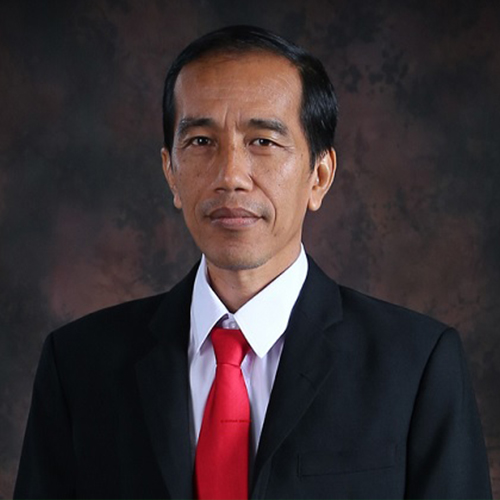
#> input picture Test/1.jpg, 500 x 500 px, given as the content of the folder Train, which was not available
$ python ProjectComputerVision.py
#> lines starting #> are read from the running program, lines starting #| are printed output that depends on the picture; after the words box and inside, x2 and y2 are one past the last pixel; in counts of white or black regions, pixels touching at a corner belong together; pictures that were not available may be replaced by others from this repository, and a replacement may not be noted
import os
import cv2
import numpy as np

def get_path_list(root_path):
    '''
        To get a list of path directories from root path

        Parameters
        ----------
        root_path : str
            Location of root directory

        Returns
        -------
        list
            List containing the names of the sub-directories in the
            root directory
    '''

    names = os.listdir(root_path)
    return names


def get_class_id(root_path, train_names):
    '''
        To get a list of train images and a list of image classes id

        Parameters
        ----------
        root_path : str
            Location of images root directory
        train_names : list
            List containing the names of the train sub-directories

        Returns
        -------
        list
            List containing all image in the train directories
        list
            List containing all image classes id
    '''
#> called with root_path = 'Train'

    image_list = []
    class_ids = []
    for id, person_name in enumerate(train_names):
        person_dir = root_path + "/" + person_name
        for person_img_sample in os.listdir(person_dir):
            img = cv2.imread(person_dir + "/" + person_img_sample)
#> img is the input picture: shape (500, 500, 3); mean B, G, R 50.5, 47.5, 57.8
            h, w, _ = img.shape
#> h = 500; w = 500
            ratio = 800 / w
#> ratio = 1.6
            new_h = h * ratio
#> new_h = 800
            img = cv2.resize(img, (800, int(new_h)))
#> img: shape (800, 800, 3)
            image_list.append(img)
            class_ids.append(id)
            # print(person_dir + "/" + person_img_sample, id)

    return image_list, class_ids


def detect_faces_and_filter(image_list, image_classes_list=None):
    '''
        To detect a face from given image list and filter it if the face on
        the given image is less than one

        Parameters
        ----------
        image_list : list
            List containing all loaded images
        image_classes_list : list, optional
            List containing all image classes id

        Returns
        -------
        list
            List containing all filtered and cropped face images in grayscale
        list
            List containing all filtered faces location saved in rectangle
        list
            List containing all filtered image classes id
    '''
    cropped_face_images = []
    face_locations = []
    image_class_ids = []
    if image_classes_list is None:
        image_classes_list = [-1] * len(image_list)

    face_cascade = cv2.CascadeClassifier('haarcascade_frontalface_default.xml')
    for img, id in zip(image_list, image_classes_list):
        img = cv2.cvtColor(img, cv2.COLOR_BGR2GRAY)
        faces = face_cascade.detectMultiScale(img, scaleFactor=1.3,
                                              minNeighbors=5)

        if len(faces) == 1:
            for (x, y, w, h) in faces:
                cropped_face = img[y:y + h, x:x + w]
                cropped_face_images.append(cropped_face)
                face_locations.append((x, y, w, h))
                image_class_ids.append(id)
        else:
            pass

    return cropped_face_images, face_locations, image_class_ids


def train(train_face_grays, image_classes_list):
    '''
        To create and train face recognizer object

        Parameters
        ----------
        train_face_grays : list
            List containing all filtered and cropped face images in grayscale
        image_classes_list : list
            List containing all filtered image classes id

        Returns
        -------
        object
            Recognizer object after being trained with cropped face images
    '''

    recognizer = cv2.face.LBPHFaceRecognizer_create()
    recognizer.train(train_face_grays, np.array(image_classes_list))

    return recognizer


def get_test_images_data(test_root_path):
    '''
        To load a list of test images from given path list

        Parameters
        ----------
        test_root_path : str
            Location of images root directory

        Returns
        -------
        list
            List containing all loaded gray test images
    '''
    test_imgs = []

    for img_loc in os.listdir(test_root_path):
        img = cv2.imread(test_root_path + "/" + img_loc)
        h, w, _ = img.shape
        ratio = 800 / w
        new_h = h * ratio
        img = cv2.resize(img, (800, int(new_h)))
        test_imgs.append(img)

    return test_imgs


def predict(recognizer, test_faces_gray):
    '''
        To predict the test image with the recognizer

        Parameters
        ----------
        recognizer : object
            Recognizer object after being trained with cropped face images
        train_face_grays : list
            List containing all filtered and cropped face images in grayscale

        Returns
        -------
        list
            List containing all prediction results from given test faces
    '''
    results = []
    for face in test_faces_gray:
        class_id, c = recognizer.predict(face)
        results.append(class_id)
        # print(class_id, c)

    return results


def get_verification_status(prediction_result, train_names, unverified_names):
    '''
        To generate a list of verification status from prediction results

        Parameters
        ----------
        prediction_result : list
            List containing all prediction results from given test faces
        test_image_list : list
            List containing all loaded test images
        unverified_names : list
            List containing all unverified names

        Returns
        -------
        list
            List containing all verification status from prediction results
    '''
    verification_statuses = []
    for i, pred in enumerate(prediction_result):
        name = train_names[pred]
        if name in unverified_names:
            verification_statuses.append([name, 0])
        else:
            verification_statuses.append([name, 1])

    return verification_statuses


def draw_prediction_results(verification_statuses, test_image_list, test_faces_rects, train_names):
    '''
        To draw prediction results and verification status on the given test images

        Parameters
        ----------
        verification_statuses : list
            List containing all checked results from given test faces
        test_image_list : list
            List containing all loaded test images
        test_faces_rects : list
            List containing all filtered faces location saved in rectangle
        train_names : list
            List containing the names of the train sub-directories

        Returns
        -------
        list
            List containing all test images after being drawn
    '''

    drawn_imgs = []
    font = cv2.FONT_HERSHEY_SIMPLEX
    for ver, img, (x, y, w, h) in zip(verification_statuses, test_image_list, test_faces_rects):

        if ver[1] == 1:
            img = cv2.rectangle(img, (x, y), (x + w, y + h), (0, 255, 0), 3)
            img = cv2.putText(img, ver[0], (x, y - 10), font, 1.8, (0, 255, 0), 3, cv2.LINE_AA)
            img = cv2.putText(img, "Verified", (x, y + h + 55), font, 2, (0, 255, 0), 3, cv2.LINE_AA)

        else:
            img = cv2.rectangle(img, (x, y), (x + w, y + h), (0, 0, 255), 3)
            img = cv2.putText(img, ver[0], (x, y - 10), font, 1.8, (0, 0, 255), 3, cv2.LINE_AA)
            img = cv2.putText(img, "Unverified", (x, y + h + 55), font, 2, (0, 0, 255), 3, cv2.LINE_AA)
        img = cv2.resize(img, (250, 250))
        drawn_imgs.append([img, ver[1]])

    return drawn_imgs


def combine_and_show_result(image_list):
    '''
        To show the final image that already combined into one image

        Parameters
        ----------
        image_list : nparray
            Array containing image data
    '''
    verified_imgs = []
    unverified_imgs = []
    white_img = np.zeros([250, 250, 3], dtype=np.uint8)
    white_img.fill(255)
    for img, ver in image_list:

        if ver == 1:
            verified_imgs.append(img)
        else:
            unverified_imgs.append(img)

    if len(verified_imgs) > len(unverified_imgs):
        while not len(verified_imgs) == len(unverified_imgs):
            unverified_imgs.append(white_img)
    elif len(verified_imgs) < len(unverified_imgs):
        while not len(verified_imgs) == len(unverified_imgs):
            verified_imgs.append(white_img)

    row2 = cv2.hconcat(verified_imgs)
    row1 = cv2.hconcat(unverified_imgs)

    result = cv2.vconcat([row1, row2])

    cv2.imshow("Results", result)
    cv2.waitKey(0)


'''
You may modify the code below if it's marked between

-------------------
Modifiable
-------------------

and

-------------------
End of modifiable
-------------------
'''
if __name__ == "__main__":
    '''
        Please modify train_root_path value according to the location of
        your data train root directory

        -------------------
        Modifiable
        -------------------
    '''
    train_root_path = "Train"
    '''
        -------------------
        End of modifiable
        -------------------
    '''

    train_names = get_path_list(train_root_path)
    train_image_list, image_classes_list = get_class_id(train_root_path, train_names)
#> train_image_list = 1 item; image_classes_list = [0]
    train_face_grays, _, filtered_classes_list = detect_faces_and_filter(train_image_list, image_classes_list)
#> the loop in detect_faces_and_filter, `for img, id in zip(image_list, image_classes_list):` made 1 pass
#> (id, faces) on pass 1: (0, [[223, 107, 308, 308]])
#> pass 1, in detect_faces_and_filter, `img = cv2.cvtColor(img, cv2.COLOR_BGR2GRAY)`:
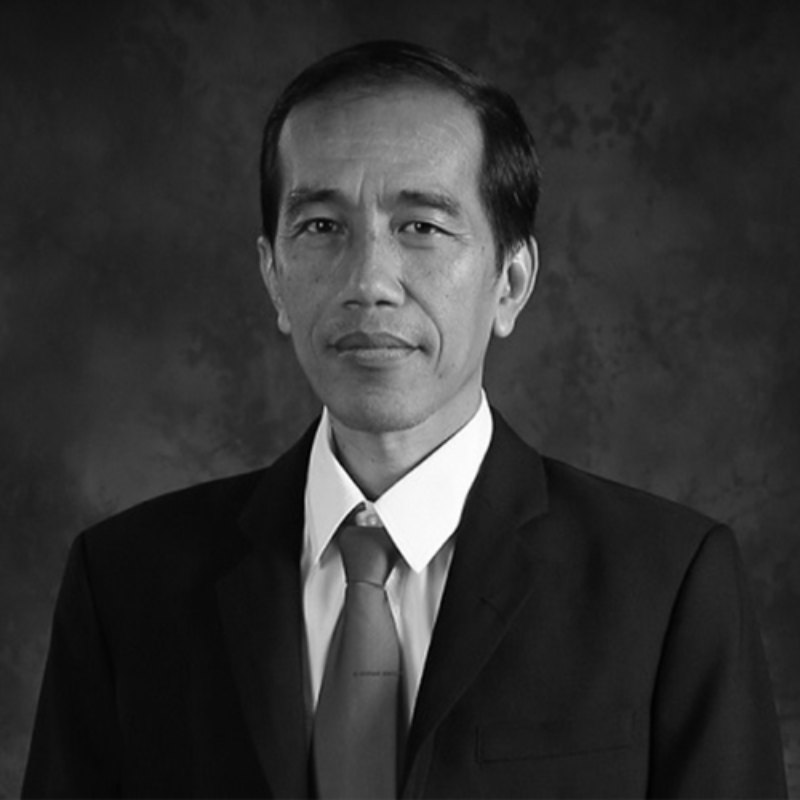
#> img: shape (800, 800); min 0, max 254, mean 50.8
#> after the loop in detect_faces_and_filter, `for img, id in zip(image_list, image_classes_list):`: cropped_face_images = 1 item; face_locations = [(223, 107, 308, 308)]; image_class_ids = [0]
#> train_face_grays = 1 item; filtered_classes_list = [0]
    recognizer = train(train_face_grays, filtered_classes_list)

    '''
        Please modify train_root_path value according to the location of
        your data train root directory

        -------------------
        Modifiable
        -------------------
    '''
    test_root_path = "Test"
    unverified_names = ['Raditya Dika', 'Anya Geraldine', 'Raffi Ahmad']
    '''
        -------------------
        End of modifiable
        -------------------
    '''

    test_names = get_path_list(test_root_path)
    test_image_list = get_test_images_data(test_root_path)
    test_faces_gray, test_faces_rects, _ = detect_faces_and_filter(test_image_list)
#> the loop in detect_faces_and_filter (call 2), `for img, id in zip(image_list, image_classes_list):` made 4 passes
#> pass 2, in detect_faces_and_filter (call 2), `img = cv2.cvtColor(img, cv2.COLOR_BGR2GRAY)`:
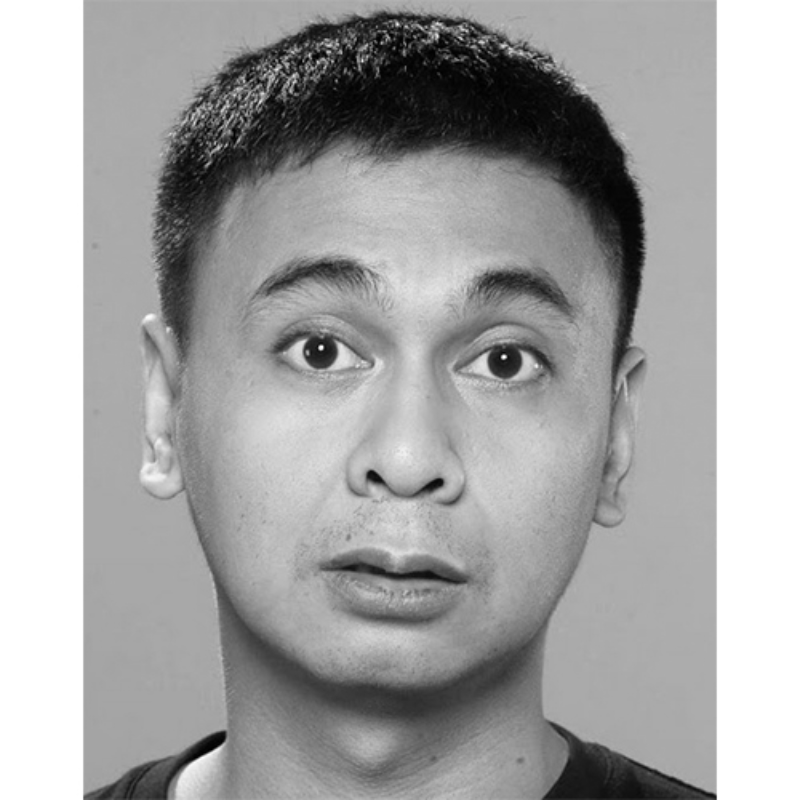
#> img: shape (800, 800); min 0, max 255, mean 166.3
#> pass 3, in detect_faces_and_filter (call 2), `img = cv2.cvtColor(img, cv2.COLOR_BGR2GRAY)`:
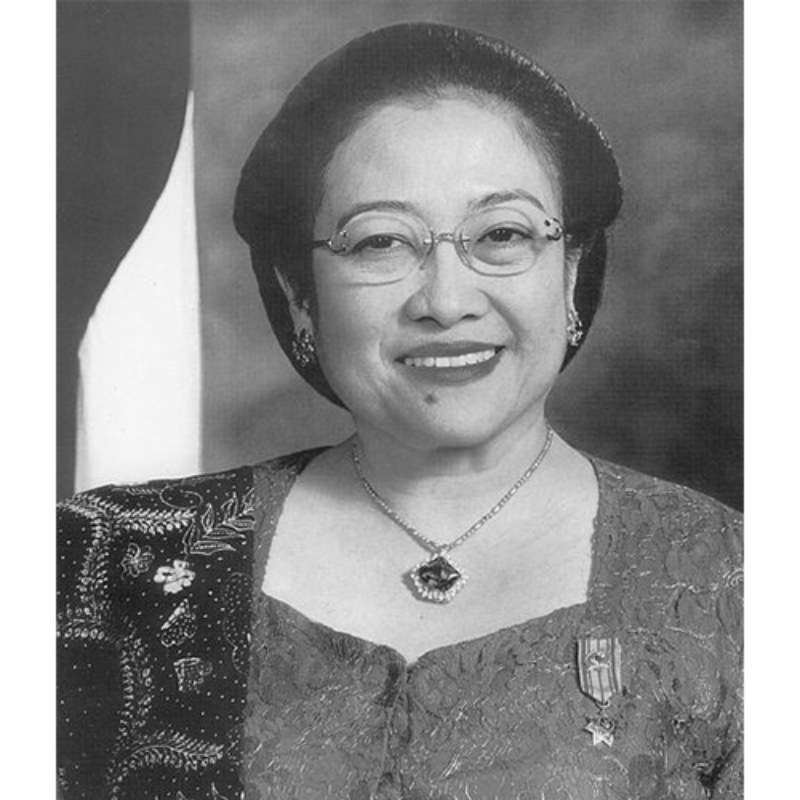
#> img: shape (800, 800); min 9, max 255, mean 140.1
    prediction_result = predict(recognizer, test_faces_gray)
    verification_statuses = get_verification_status(prediction_result, train_names, unverified_names)
    predicted_test_image_list = draw_prediction_results(verification_statuses, test_image_list, test_faces_rects,
                                                        train_names)
#> the loop in draw_prediction_results, `for ver, img, (x, y, w, h) in zip(verification_statuses, test_image_li..` made 4 passes
#> pass 1, in draw_prediction_results, `img = cv2.putText(img, ver[0], (x, y - 10), font, 1.8, (0, 255, 0), 3,..`:
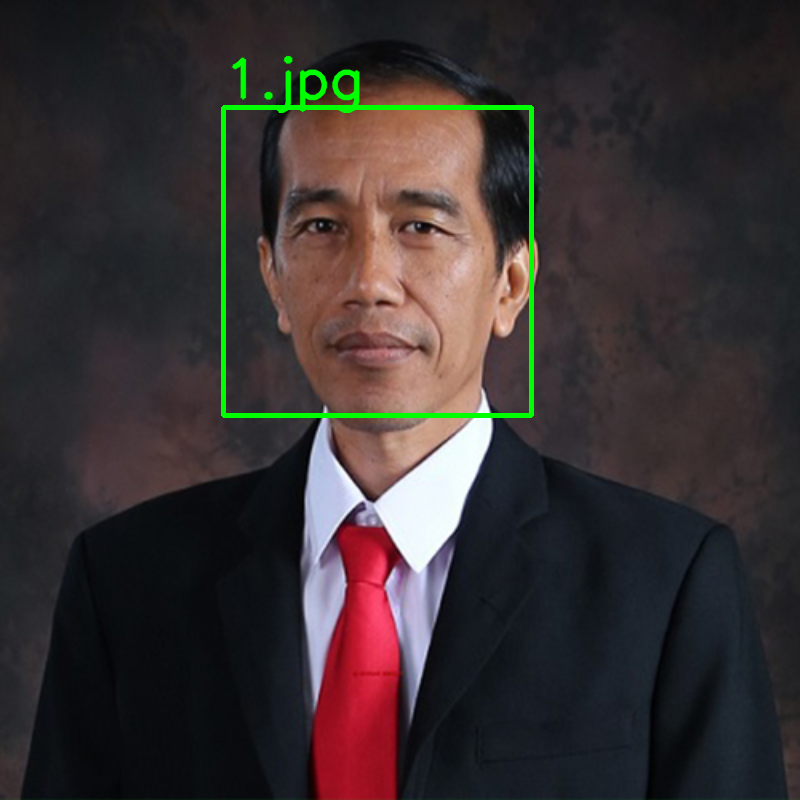
#> img: shape (800, 800, 3); mean B, G, R 49.7, 49.8, 56.8
#> pass 1, in draw_prediction_results, `img = cv2.putText(img, "Verified", (x, y + h + 55), font, 2, (0, 255, ..`:
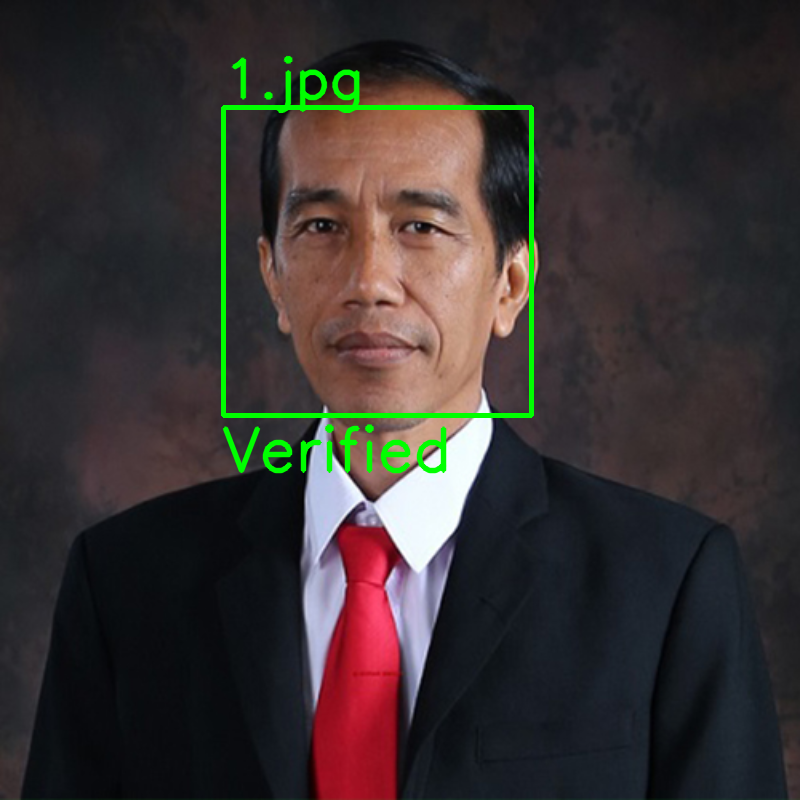
#> img: shape (800, 800, 3); 0.63% of pixels changed, all inside (x1, y1, x2, y2) = (222, 424, 447, 474)
    combine_and_show_result(predicted_test_image_list)
#> in combine_and_show_result, `row2 = cv2.hconcat(verified_imgs)`:
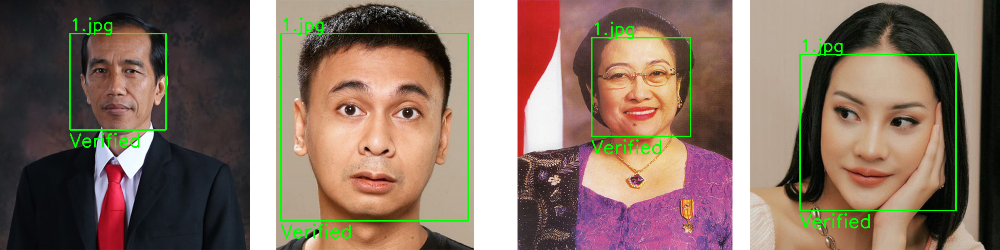
#> row2: shape (250, 1000, 3); mean of channels 0, 1, 2 100.6, 114.2, 134.9; drawn as B, G, R
#> in combine_and_show_result, `row1 = cv2.hconcat(unverified_imgs)`: row1: shape (250, 1000, 3); every value is 255
#> in combine_and_show_result, `result = cv2.vconcat([row1, row2])`:
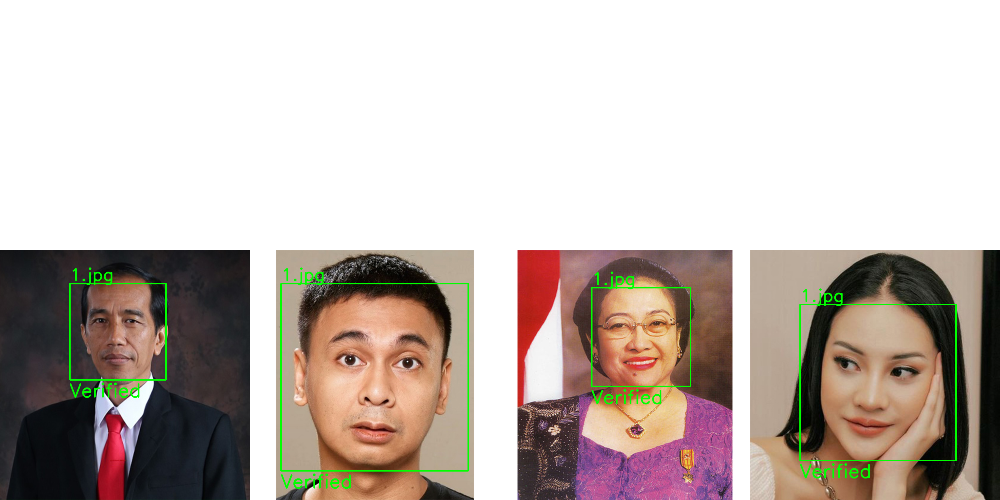
#> result: shape (500, 1000, 3); mean of channels 0, 1, 2 177.8, 184.6, 195; drawn as B, G, R
